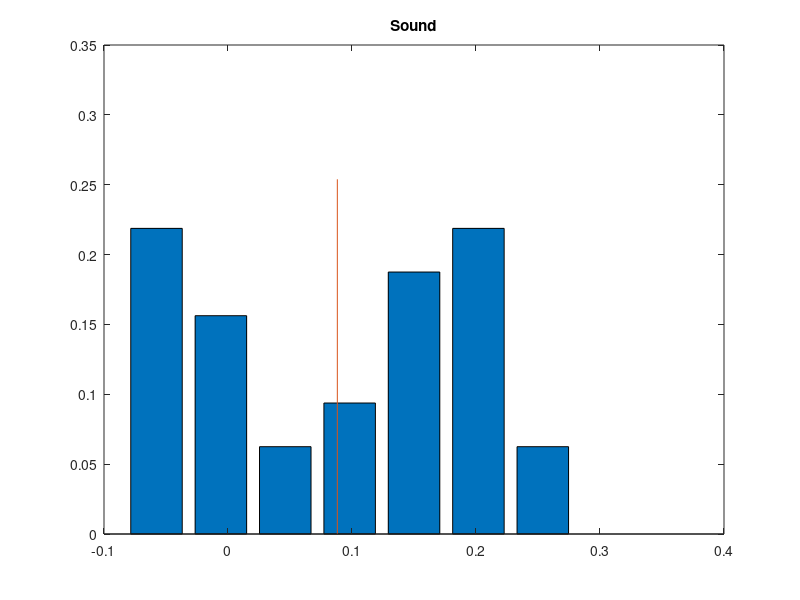
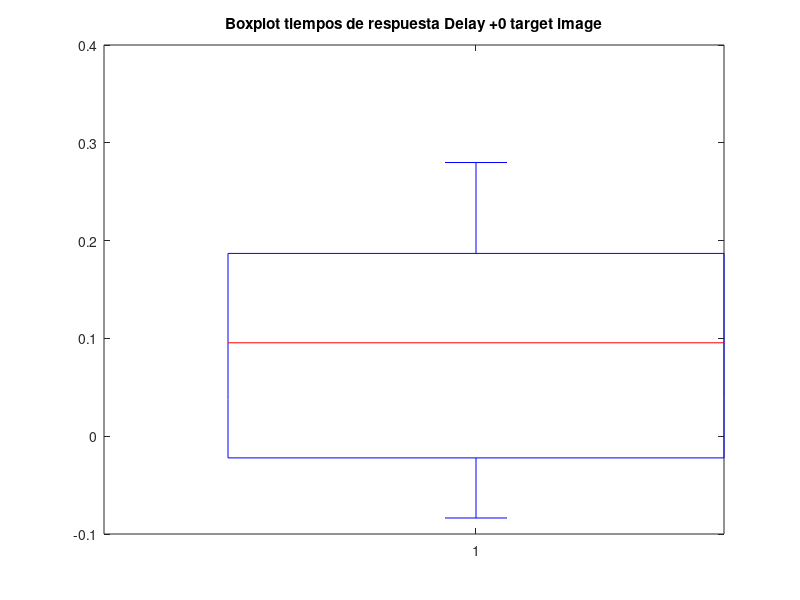
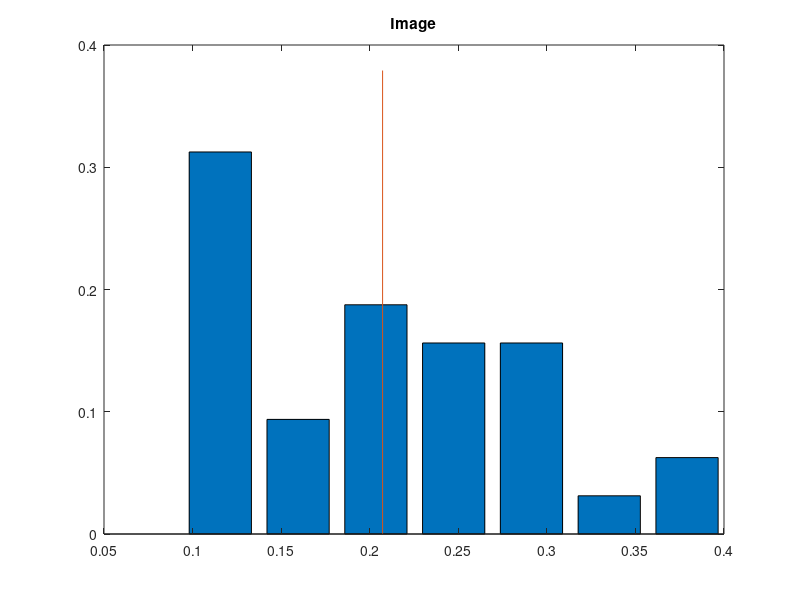
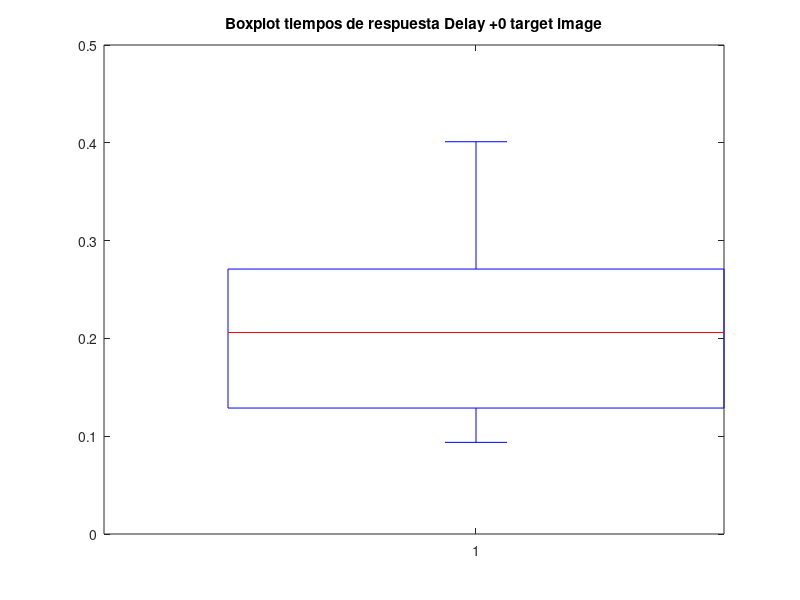

Here is the MATLAB script that generated these plots, in order: (Note: this script raises an error after producing the figures.)
format long g;

%% Leer CSV a variables aux
i = 0;
sujeto = [];
tiempo = [];
practica = [];
delay = [];
img = [];
snd = [];
target = [];
total_trials = [];
target_time = cell(1,1);
time_firstPress = cell(1,1);
time_lastPress = cell(1,1);
f = fopen('data/bloques.csv');

while 1    
    suj = fscanf(f, '%i,', [1 1]);
    if isempty(suj)
       break 
    end
    i = i + 1;
    
    sujeto(i) = suj;
    tiempo(i) = fscanf(f, '%f,', [1 1]);
    practica(i) = fscanf(f, '%i,', [1 1]);
    delay(i) = fscanf(f, '%f,', [1 1]);
    img(i) = fscanf(f, '%i,', [1 1]);
    snd(i) = fscanf(f, '%i,', [1 1]);
    target(i) = fscanf(f, '%i,', [1 1]);
    total_trials(i) = fscanf(f, '%i,', [1 1]);
    target_time{i} = fscanf(f, '%f:', [1 total_trials(i)]);
    fscanf(f, ',');
    time_firstPress{i} = fscanf(f, '%f:', [1 total_trials(i)]);
    fscanf(f, ',');
    time_lastPress{i} = fscanf(f, '%f:', [1 total_trials(i)]);
    fscanf(f, ',');
    fscanf(f, '\n');
end
fclose(f);


%% Meter cada trial en el struct Trials sin procesarlos
num_bloques = i;
j = 1;
s = 0;
Trials = [];
for b = 1 : num_bloques
   if s ~= sujeto(b)
       bloque_del_sujeto = 1;
       s = sujeto(b);
   else
       bloque_del_sujeto = bloque_del_sujeto + 1;
   end
   
   for k = 1 : total_trials(b)
       Trials(j).Sujeto = sujeto(b);
       Trials(j).Tiempo = tiempo(b);
       Trials(j).EsDePractica = practica(b);
       Trials(j).Delay = delay(b);
       Trials(j).HayImagen = img(b);
       Trials(j).HaySonido = snd(b);
       Trials(j).SeguirImagen = target(b);
       Trials(j).NumBloque = bloque_del_sujeto;
       Trials(j).NumBloqueOriginal = b;
       Trials(j).NumTrial = k;       
       Trials(j).TiempoObjetivo = target_time{b}(k);
       Trials(j).PrimerTap = time_firstPress{b}(k);
       Trials(j).Asincronia = Trials(j).PrimerTap - Trials(j).TiempoObjetivo;
       Trials(j).UltimoTap = time_lastPress{b}(k);
        
       j = j + 1;    
   end
end

num_trials = j-1;



clear sujeto tiempo practica delay img snd target bloque_del_sujeto total_trials target_time time_firstPress time_lastPress f b i j k s num_bloques suj

%% arreglar los taps que cayeron en el bloque siguiente por error
for t = 1 : (num_trials - 1)

  a = t;
  b = t+1;

  if Trials(a).NumBloqueOriginal ~= Trials(b).NumBloqueOriginal
    continue
  end
  
  if Trials(a).PrimerTap ~= -1
    continue
  end
  
  if (Trials(b).Asincronia >= -1)
    continue
  end
  
  %% a y b son del mismo bloque, a no tiene ningun tap y b esta apuradisimo
  %% muevo el primer tap de b como primer tap de a, y el ultimo de b como primero de b
  
  nuevo_a = Trials(b).PrimerTap;
  
  b_unico_tap = (Trials(b).PrimerTap == Trials(b).UltimoTap);
  
  if b_unico_tap
    nuevo_b = -1;
  else
    nuevo_b = Trials(b).UltimoTap;
  end
  
  Trials(a).PrimerTap = nuevo_a;
  Trials(a).UltimoTap = nuevo_a;
  
  Trials(b).PrimerTap = nuevo_b;
  Trials(b).UltimoTap = nuevo_b;
  
  %% recalculo asincronias
  Trials(a).Asincronia = Trials(a).PrimerTap - Trials(a).TiempoObjetivo;
  Trials(b).Asincronia = Trials(b).PrimerTap - Trials(b).TiempoObjetivo;
end


%% calcular muestras (promedio de cada bloque)
Muestras = [];
t = 1;
m = 1;
k = 0;
asincs_bloque = [];

asinc = 0;
unbo = Trials(1).NumBloqueOriginal;
while t <= (num_trials + 1)

    if t == (num_trials + 1) || unbo ~= Trials(t).NumBloqueOriginal

        if k ~=0 
            
            Muestras(m).StdBloque = std(asincs_bloque);
            Muestras(m).AsinMedia = asinc / k;
            Muestras(m).Sujeto = Trials(t-1).Sujeto;
            Muestras(m).EsDePractica = Trials(t-1).EsDePractica;
            Muestras(m).Delay = Trials(t-1).Delay;
            Muestras(m).HayImagen = Trials(t-1).HayImagen;
            Muestras(m).HaySonido = Trials(t-1).HaySonido;
            Muestras(m).SeguirImagen = Trials(t-1).SeguirImagen;
            Muestras(m).Accuracy = 1 - (ignorados/(k+ignorados));
            Muestras(m).t = tiempos;
            
            Muestras(m).Tiempo = Trials(t-1).Tiempo;
            Muestras(m).TiempoObjetivo = Trials(t-1).TiempoObjetivo;
            Muestras(m).NumBloqueOriginal = Trials(t-1).NumBloqueOriginal;
            m = m + 1;
        end
        
        asincs_bloque = [];
        k = 0;
        asinc = 0;
        if (t == (num_trials + 1))
        	break
        end
    end
    
    ignorados = 0;
    % ignorar cuando no apreto nada
    if Trials(t).PrimerTap == -1
        ignorados = ignorados + 1;
    end
    
    % ignorar casos donde pega la vuelta (igual estan re afuera de la ventana)
    if abs(Trials(t).Asincronia) > 0.5
        ignorados = ignorados + 1;
    end
    
    
    if ignorados == 0
        asinc = asinc + Trials(t).Asincronia;
        asincs_bloque = [asincs_bloque, Trials(t).Asincronia];
        k = k + 1;
        tiempos(k) = Trials(t).Asincronia;
    end
        
    unbo = Trials(t).NumBloqueOriginal;
    t = t + 1;
end
%% RECONSTRUYENDO LOS SIGNOS DEL DELAY

ds = [0.1, 0.3, 0.4];

corte = [];
es_negativo = [];
es_positivo = [];
es_practica = [];

for segu = 1:2
    for iid = 1:3
        eee = [Muestras( ...
                [Muestras.EsDePractica] == 0 & ...
                [Muestras.Delay] == ds(iid) & ...
                [Muestras.SeguirImagen] == (segu-1) & ...
                [Muestras.HayImagen] == 1 & ...
                [Muestras.HaySonido] == 1)];
            
        jose = [];
        for e = 1: numel(eee)
            jose(e) = [0.5 - (eee(e).Tiempo - eee(e).TiempoObjetivo)];
        end

        m = mean(jose);
        d = ds(iid);
        s = (segu-1);
        %disp([m, d, s]);
        corte(iid, segu) = m;
        
        for i = 1:numel(Muestras)
            es_practica(Muestras(i).NumBloqueOriginal) = Muestras(i).EsDePractica;
            
            if Muestras(i).Delay == ds(iid) && Muestras(i).SeguirImagen == (segu-1)
                delay_es_negativo = ( ...
                    (Muestras(i).EsDePractica == 0) & ...
                    (Muestras(i).Delay == ds(iid)) & ...
                    (Muestras(i).SeguirImagen == (segu-1)) & ...
                    (Muestras(i).HayImagen == 1) & ...
                    (Muestras(i).HaySonido == 1) & ...
                    ((0.5 - (Muestras(i).Tiempo - Muestras(i).TiempoObjetivo) > corte(iid, segu)) ~= Muestras(i).SeguirImagen) ...
                );

                delay_es_positivo = ( ...
                    (Muestras(i).EsDePractica == 0) & ...
                    (Muestras(i).Delay == ds(iid)) & ...
                    (Muestras(i).SeguirImagen == (segu-1)) & ...
                    (Muestras(i).HayImagen == 1) & ...
                    (Muestras(i).HaySonido == 1) & ...
                    ((0.5 - (Muestras(i).Tiempo - Muestras(i).TiempoObjetivo) > corte(iid, segu)) == Muestras(i).SeguirImagen) ...
                );

                es_negativo(Muestras(i).NumBloqueOriginal) = delay_es_negativo;
                es_positivo(Muestras(i).NumBloqueOriginal) = delay_es_positivo;
            end
        end
    end
end


% arreglar
for i = 1:numel(Muestras)
    b = Muestras(i).NumBloqueOriginal;
    
    if es_negativo(b)
        Muestras(i).Delay = -1 * abs(Muestras(i).Delay);
    end
end



%% cuentitas cuentitas
mi=1;
ms=1;
mc0=1;
mc1=1;
mc2=1;
mc3=1;
mc4=1;
mc5=1;
mc6=1;
mc7=1;
mc8=1;
mc9=1;
mc10=1;
mc11=1;
mc12=1;
mc13=1;
deltas = cell(1,1);
deltas_img = [];
deltas_snd = [];
deltas_combinados_0 = [];
m_accuracy = cell(1,1);
tiempos = []


sujs = unique([Muestras.Sujeto]);
for s = 1:numel(sujs)
    suj = sujs(s);
    
    %bloques de sonido y su accuracy
    delta_snd = [Muestras( ...
        [Muestras.Sujeto] == suj & ...
        [Muestras.EsDePractica] == 0 & ...
        [Muestras.HayImagen] == 0 & ...
        [Muestras.HaySonido] == 1 ...
    ).AsinMedia];
    
   
    accuracy = [Muestras( ...
        [Muestras.Sujeto] == suj & ...
        [Muestras.EsDePractica] == 0 & ...
        [Muestras.HayImagen] == 0 & ...
        [Muestras.HaySonido] == 1 ...
    ).Accuracy];
    
    if numel(delta_snd) > 0
        deltas{1}(ms) = delta_snd(1);
        m_accuracy{1}(ms) = accuracy;
        ms = ms + 1;
    end
    
    %bloques de imagen y su accuracy
    delta_img = [Muestras( ...
        [Muestras.Sujeto] == suj & ...
        [Muestras.EsDePractica] == 0 & ...
        [Muestras.HayImagen] == 1 & ...
        [Muestras.HaySonido] == 0 ...
    ).AsinMedia];

    accuracy = [Muestras( ...
        [Muestras.Sujeto] == suj & ...
        [Muestras.EsDePractica] == 0 & ...
        [Muestras.HayImagen] == 1 & ...
        [Muestras.HaySonido] == 0 ...
    ).Accuracy];


    if numel(delta_img) > 0
        deltas{2}(mi) = delta_img(1);
        m_accuracy{2}(mi) = accuracy;
        mi = mi + 1;
    end
    
    %bloques combinados +0 y su accuracy
     delta_c0 = [Muestras( ...
        [Muestras.Sujeto] == suj & ...
        [Muestras.EsDePractica] == 0 & ...
        [Muestras.HayImagen] == 1 & ...
        [Muestras.HaySonido] == 1 & ...
        [Muestras.Delay] == 0 & ...
        [Muestras.SeguirImagen] == 0 ... 
    ).AsinMedia];

    accuracy = [Muestras( ...
        [Muestras.Sujeto] == suj & ...
        [Muestras.EsDePractica] == 0 & ...
        [Muestras.HayImagen] == 1 & ...
        [Muestras.HaySonido] == 1 & ...
        [Muestras.Delay] == 0 & ...
        [Muestras.SeguirImagen] == 0 ... 
    ).Accuracy];

    if numel(delta_c0) > 0
        deltas{3}(mc0) = delta_c0(1);
        m_accuracy{3}(mc0) = accuracy(1);
        mc0 = mc0 + 1;
    end
    
     %bloques combinados +0.1 y su accuracy(seguir Imagen)
     delta_c0 = [Muestras( ...
        [Muestras.Sujeto] == suj & ...
        [Muestras.EsDePractica] == 0 & ...
        [Muestras.HayImagen] == 1 & ...
        [Muestras.HaySonido] == 1 & ...
        [Muestras.Delay] == 0.1 & ...
        [Muestras.SeguirImagen] == 1 ...
    ).AsinMedia];

    accuracy = [Muestras( ...
        [Muestras.Sujeto] == suj & ...
        [Muestras.EsDePractica] == 0 & ...
        [Muestras.HayImagen] == 1 & ...
        [Muestras.HaySonido] == 1 & ...
        [Muestras.Delay] == 0.1 & ...
        [Muestras.SeguirImagen] == 1 ...
    ).Accuracy];


    if numel(delta_c0) > 0
        deltas{4}(mc1) = delta_c0(1);
        m_accuracy{4}(mc1) = accuracy(1);
        mc1 = mc1 + 1;
    end
    
     %bloques combinados +0.3 y su accuracy(seguir imagen)
     delta_c0 = [Muestras( ...
        [Muestras.Sujeto] == suj & ...
        [Muestras.EsDePractica] == 0 & ...
        [Muestras.HayImagen] == 1 & ...
        [Muestras.HaySonido] == 1 & ...
        [Muestras.Delay] == 0.3 & ...
        [Muestras.SeguirImagen] == 1 ...
    ).AsinMedia];

    accuracy = [Muestras( ...
        [Muestras.Sujeto] == suj & ...
        [Muestras.EsDePractica] == 0 & ...
        [Muestras.HayImagen] == 1 & ...
        [Muestras.HaySonido] == 1 & ...
        [Muestras.Delay] == 0.3 & ... 
        [Muestras.SeguirImagen] == 1 ...
    ).Accuracy];


    if numel(delta_c0) > 0
        deltas{5}(mc2) = delta_c0(1);
        m_accuracy{5}(mc2) = accuracy(1);
        mc2 = mc2 + 1;
    end
    
     %bloques combinados +0.4 y su accuracy(seguir imagen)
     delta_c0 = [Muestras( ...
        [Muestras.Sujeto] == suj & ...
        [Muestras.EsDePractica] == 0 & ...
        [Muestras.HayImagen] == 1 & ...
        [Muestras.HaySonido] == 1 & ...
        [Muestras.Delay] == 0.4 & ...
        [Muestras.SeguirImagen] == 1 ...
    ).AsinMedia];

    accuracy = [Muestras( ...
        [Muestras.Sujeto] == suj & ...
        [Muestras.EsDePractica] == 0 & ...
        [Muestras.HayImagen] == 1 & ...
        [Muestras.HaySonido] == 1 & ...
        [Muestras.Delay] == 0.4 & ...
        [Muestras.SeguirImagen] == 1 ...
    ).Accuracy];


    if numel(delta_c0) > 0
        deltas{6}(mc3) = delta_c0(1);
        m_accuracy{6}(mc3) = accuracy(1);
        mc3 = mc3 + 1
    end
    
    
     %bloques combinados +0.4 y su accuracy(seguir sonido)
     delta_c0 = [Muestras( ...
        [Muestras.Sujeto] == suj & ...
        [Muestras.EsDePractica] == 0 & ...
        [Muestras.HayImagen] == 1 & ...
        [Muestras.HaySonido] == 1 & ...
        [Muestras.Delay] == 0.4 & ...
        [Muestras.SeguirImagen] == 0 ...
    ).AsinMedia];

    accuracy = [Muestras( ...
        [Muestras.Sujeto] == suj & ...
        [Muestras.EsDePractica] == 0 & ...
        [Muestras.HayImagen] == 1 & ...
        [Muestras.HaySonido] == 1 & ...
        [Muestras.Delay] == 0.4 & ...
        [Muestras.SeguirImagen] == 0 ...
    ).Accuracy];


    if numel(delta_c0) > 0
        deltas{7}(mc4) = delta_c0(1);
        m_accuracy{7}(mc4) = accuracy(1);
        mc4 = mc4 + 1;
    end
    
    
    
     %bloques combinados +0.3 y su accuracy(seguir sonido)
     delta_c0 = [Muestras( ...
        [Muestras.Sujeto] == suj & ...
        [Muestras.EsDePractica] == 0 & ...
        [Muestras.HayImagen] == 1 & ...
        [Muestras.HaySonido] == 1 & ...
        [Muestras.Delay] == 0.3 & ...
        [Muestras.SeguirImagen] == 0 ...
    ).AsinMedia];

    accuracy = [Muestras( ...
        [Muestras.Sujeto] == suj & ...
        [Muestras.EsDePractica] == 0 & ...
        [Muestras.HayImagen] == 1 & ...
        [Muestras.HaySonido] == 1 & ...
        [Muestras.Delay] == 0.3 & ...
        [Muestras.SeguirImagen] == 0 ...
    ).Accuracy];


    if numel(delta_c0) > 0
        deltas{8}(mc5) = delta_c0(1);
        m_accuracy{8}(mc5) = accuracy(1);
        mc5 = mc5 + 1;
    end
    
    
    
     %bloques combinados +0.1 y su accuracy(seguir sonido)
     delta_c0 = [Muestras( ...
        [Muestras.Sujeto] == suj & ...
        [Muestras.EsDePractica] == 0 & ...
        [Muestras.HayImagen] == 1 & ...
        [Muestras.HaySonido] == 1 & ...
        [Muestras.Delay] == 0.1 & ...
        [Muestras.SeguirImagen] == 0 ...
    ).AsinMedia];

    accuracy = [Muestras( ...
        [Muestras.Sujeto] == suj & ...
        [Muestras.EsDePractica] == 0 & ...
        [Muestras.HayImagen] == 1 & ...
        [Muestras.HaySonido] == 1 & ...
        [Muestras.Delay] == 0.1 & ...
        [Muestras.SeguirImagen] == 0 ...
    ).Accuracy];


    if numel(delta_c0) > 0
        deltas{9}(mc6) = delta_c0(1);
        m_accuracy{9}(mc6) = accuracy(1);
        mc6 = mc6 + 1;
    end
    
      %bloques combinados +0 y su accuracy(seguir imagen)
     delta_c0 = [Muestras( ...
        [Muestras.Sujeto] == suj & ...
        [Muestras.EsDePractica] == 0 & ...
        [Muestras.HayImagen] == 1 & ...
        [Muestras.HaySonido] == 1 & ...
        [Muestras.Delay] == 0 & ...
        [Muestras.SeguirImagen] == 1 ...
    ).AsinMedia];

    accuracy = [Muestras( ...
        [Muestras.Sujeto] == suj & ...
        [Muestras.EsDePractica] == 0 & ...
        [Muestras.HayImagen] == 1 & ...
        [Muestras.HaySonido] == 1 & ...
        [Muestras.Delay] == 0 & ...
        [Muestras.SeguirImagen] == 1 ...
    ).Accuracy];


    if numel(delta_c0) > 0
        deltas{10}(mc7) = delta_c0(1);
        m_accuracy{10}(mc7) = accuracy(1);
        mc7 = mc7 + 1;
    end
    
    
%     CAMBIAR INDICES!    
    %bloques combinados -0.4 y su accuracy(seguir imagen)
     delta_c0 = [Muestras( ...
        [Muestras.Sujeto] == suj & ...
        [Muestras.EsDePractica] == 0 & ...
        [Muestras.HayImagen] == 1 & ...
        [Muestras.HaySonido] == 1 & ...
        [Muestras.SeguirImagen] == 1 & ...
        [Muestras.Delay] == -0.4   ...
       ).AsinMedia];

    accuracy = [Muestras( ...
        [Muestras.Sujeto] == suj & ...
        [Muestras.EsDePractica] == 0 & ...
        [Muestras.HayImagen] == 1 & ...
        [Muestras.HaySonido] == 1 & ...
        [Muestras.SeguirImagen] == 1 & ...
        [Muestras.Delay] == -0.4 ...
    ).Accuracy];


    if numel(delta_c0) > 0
        
        deltas{11}(mc8) = delta_c0(1);
        m_accuracy{11}(mc8) = accuracy(1);
        mc8 = mc8 + 1;
    end
    
    %bloques combinados -0.4 y su accuracy(seguir sonido)
     delta_c0 = [Muestras( ...
        [Muestras.Sujeto] == suj & ...
        [Muestras.EsDePractica] == 0 & ...
        [Muestras.HayImagen] == 1 & ...
        [Muestras.HaySonido] == 1 & ...
        [Muestras.SeguirImagen] == 0 & ...
        [Muestras.Delay] == -0.4   ...
    ).AsinMedia];

    accuracy = [Muestras( ...
        [Muestras.Sujeto] == suj & ...
        [Muestras.EsDePractica] == 0 & ...
        [Muestras.HayImagen] == 1 & ...
        [Muestras.HaySonido] == 1 & ...
        [Muestras.SeguirImagen] == 0 & ...
        [Muestras.Delay] == -0.4 ...
    ).Accuracy];


    if numel(delta_c0) > 0
        deltas{12}(mc9) = delta_c0(1);
        m_accuracy{12}(mc9) = accuracy(1);
        mc9 = mc9 + 1;
    end
    
    %bloques combinados -0.3 y su accuracy(seguir imagen)
     delta_c0 = [Muestras( ...
        [Muestras.Sujeto] == suj & ...
        [Muestras.EsDePractica] == 0 & ...
        [Muestras.HayImagen] == 1 & ...
        [Muestras.HaySonido] == 1 & ...
        [Muestras.SeguirImagen] == 1 & ...
        [Muestras.Delay] == -0.3   ...
    ).AsinMedia];

    accuracy = [Muestras( ...
        [Muestras.Sujeto] == suj & ...
        [Muestras.EsDePractica] == 0 & ...
        [Muestras.HayImagen] == 1 & ...
        [Muestras.HaySonido] == 1 & ...
        [Muestras.SeguirImagen] == 1 & ...
        [Muestras.Delay] == -0.3 ...
    ).Accuracy];


    if numel(delta_c0) > 0
       
        deltas{13}(mc10) = delta_c0(1);
        m_accuracy{13}(mc10) = accuracy(1);
        mc10 = mc10 + 1;
    end
    
     %bloques combinados -0.3 y su accuracy(seguir sonido)
     delta_c0 = [Muestras( ...
        [Muestras.Sujeto] == suj & ...
        [Muestras.EsDePractica] == 0 & ...
        [Muestras.HayImagen] == 1 & ...
        [Muestras.HaySonido] == 1 & ...
        [Muestras.SeguirImagen] == 0 & ...
        [Muestras.Delay] == -0.3   ...
    ).AsinMedia];

    accuracy = [Muestras( ...
        [Muestras.Sujeto] == suj & ...
        [Muestras.EsDePractica] == 0 & ...
        [Muestras.HayImagen] == 1 & ...
        [Muestras.HaySonido] == 1 & ...
        [Muestras.SeguirImagen] == 0 & ...
        [Muestras.Delay] == -0.3 ...
    ).Accuracy];


    if numel(delta_c0) > 0
      
        deltas{14}(mc11) = delta_c0(1);
        m_accuracy{14}(mc11) = accuracy(1);
        mc11 = mc11 + 1;
    end
    
     %bloques combinados -0.1 y su accuracy(seguir imagen)
     delta_c0 = [Muestras( ...
        [Muestras.Sujeto] == suj & ...
        [Muestras.EsDePractica] == 0 & ...
        [Muestras.HayImagen] == 1 & ...
        [Muestras.HaySonido] == 1 & ...
        [Muestras.SeguirImagen] == 1 & ...
        [Muestras.Delay] == -0.1  ...
    ).AsinMedia];

    accuracy = [Muestras( ...
        [Muestras.Sujeto] == suj & ...
        [Muestras.EsDePractica] == 0 & ...
        [Muestras.HayImagen] == 1 & ...
        [Muestras.HaySonido] == 1 & ...
        [Muestras.SeguirImagen] == 1 & ...
        [Muestras.Delay] == -0.1 ...
    ).Accuracy];


    if numel(delta_c0) > 0
      
        deltas{15}(mc12) = delta_c0(1);
        m_accuracy{15}(mc12) = accuracy(1);
        mc12 = mc12 + 1;
    end
    
     %bloques combinados -0.1 y su accuracy(seguir sonido)
     delta_c0 = [Muestras( ...
        [Muestras.Sujeto] == suj & ...
        [Muestras.EsDePractica] == 0 & ...
        [Muestras.HayImagen] == 1 & ...
        [Muestras.HaySonido] == 1 & ...
        [Muestras.SeguirImagen] == 0 & ...
        [Muestras.Delay] == -0.1  ...
    ).AsinMedia];

    accuracy = [Muestras( ...
        [Muestras.Sujeto] == suj & ...
        [Muestras.EsDePractica] == 0 & ...
        [Muestras.HayImagen] == 1 & ...
        [Muestras.HaySonido] == 1 & ...
        [Muestras.SeguirImagen] == 0 & ...
        [Muestras.Delay] == -0.1 ...
    ).Accuracy];


    if numel(delta_c0) > 0
       
        deltas{16}(mc13) = delta_c0(1);
        m_accuracy{16}(mc13) = accuracy(1);
        mc13 = mc13 + 1;
    end
    
    if ~isempty(deltas) 
        % figure;
        % plot(deltas,'r*');
        % plot(deltas);
        % title(['Sujeto ', num2str(suj)]);
    end
end
%%%%%%%%%%%%%%%%%%%%%%%%%%%%%%%%%%%%%%%%%%%%%%%%%%%%%%%%%%%%%%%%%%%
%Analisis de datos
%%%%%%%%%%%%%%%%%%%%%%%%%%%%%%%%%%%%%%%%%%%%%%%%%%%%%%%%%%%%%%%%%%%

tit = cell(1,1);
tit{1} = 'Sound';
tit{2} = 'Image';
tit{3} = 'AV(target sound)';
tit{4} = 'AV(target image) +0.1';
tit{5} = 'AV(target image) +0.3';
tit{6} = 'AV(target image) +0.4';
tit{7} = 'AV(target sound) -0.4';
tit{8} = 'AV(target sound) -0.3';
tit{9} = 'AV(target sound) -0.1';
tit{10} = 'AV(target image)';
tit{11} = 'AV(target image) -0.4';
tit{12} = 'AV(target sound) +0.4';
tit{13} = 'AV(target image) -0.3';
tit{14} = 'AV(target sound) +0.3';
tit{15} = 'AV(target image) -0.1';  
tit{16} = 'AV(target sound) +0.1';


for i=1:16
    disp(tit{i})
    %Distribucion de las muestras(histograma normalizado)

    [f,x] = hist(deltas{i},7);
    figure;
    bar(x,f/sum(f))
    hold on;
    line([mean(deltas{i}) mean(deltas{i})], [0  max(x)])
    hold off
    title(tit{i})
    
    %One-sample Kolmogorov-Smirnov test, para ver normalidad en la muestra
    disp('Kolmogorov normality test')
    t = kstest(deltas{i})

    %Boxplot
    figure;
    boxplot(deltas{i})
    title('Boxplot tiempos de respuesta Delay +0 target image')

    %Medidas de centralidad
    disp('prom')
    mean(deltas{i})
    disp('mediana')
    median(deltas{i})

    %Medidas de dispersion, estabilidad de la sincronia
    disp('varianza')
    var(deltas{i})

    %Medidas de precision en la tarea
    disp('accuracy')
    mean(m_accuracy{i})

end


%Inspeccion de la evolucion de los sujetos
% tiempos = cell(1,1);
% for s = 1:numel(sujs)
%     suj = sujs(s);
%     i = 1;
%     t =  [Muestras( ...
%         [Muestras.Sujeto] == suj & ...
%         [Muestras.EsDePractica] == 0 & ...
%         [Muestras.HayImagen] == 1 & ...
%         [Muestras.HaySonido] == 1 & ...
%         [Muestras.Delay] == 0 & ...
%         [Muestras.SeguirImagen] == 0 ... 
%     ).t];
% figure;
%     h=plot(t,'bo-');
%     title('Trials target sound delay +0');
%     set(h,'linewidth',2);
%    
% end
% 
% tiempos = cell(1,1);
% for s = 1:numel(sujs)
%     suj = sujs(s);
%     i = 1;
%     t =  [Muestras( ...
%         [Muestras.Sujeto] == suj & ...
%         [Muestras.EsDePractica] == 0 & ...
%         [Muestras.HayImagen] == 1 & ...
%         [Muestras.HaySonido] == 1 & ...
%         [Muestras.Delay] == 0 & ...
%         [Muestras.SeguirImagen] == 1 ... 
%     ).t];
% figure;
%     h=plot(t,'go-');
%     title('Trials target image delay +0');
%     set(h,'linewidth',2);
%    
% end


%%%%%%%%%%%%%%%%%%%%%%%%%%%%%%%%%%%%%%%%%%%%%%%%%%%%%%%%%%%%%%%%%%%
%Comparacion de los resultados:
%%%%%%%%%%%%%%%%%%%%%%%%%%%%%%%%%%%%%%%%%%%%%%%%%%%%%%%%%%%%%%%%%%%

disp('imagen vs sonido')
[p,h] = ranksum(deltas{1},deltas{2})

delta_h0 =  abs(mean(deltas{1}) - mean(deltas{2}))
y = Permutation_Test(10000,deltas{1},deltas{2},delta_h0)


disp('imagen vs delay+0 target sound')
[p,h] = ranksum(deltas{3},deltas{2})

delta_h0 = abs(mean(deltas{3}) - mean(deltas{2}))
y = Permutation_Test(10000,deltas{3},deltas{2},delta_h0)

disp('delay+0 target sound vs sonido')
[p,h] = ranksum(deltas{3},deltas{1})

delta_h0 = abs(mean(deltas{3}) - mean(deltas{1}))
y = Permutation_Test(10000,deltas{3},deltas{1},delta_h0)

disp('delay0 target img vs sonido')
[p,h] = ranksum(deltas{10},deltas{1})

delta_h0 = abs(mean(deltas{10}) - mean(deltas{1}))
y = Permutation_Test(10000,deltas{10},deltas{1},delta_h0)

disp('delay0 target img  vs sonido')
[p,h] = ranksum(deltas{10},deltas{2})

delta_h0 = abs(mean(deltas{10}) - mean(deltas{2}))
y = Permutation_Test(10000,deltas{10},deltas{2},delta_h0)

disp('delay0(img) vs delay0(snd)')
[p,h] = ranksum(deltas{10},deltas{3})

delta_h0 = abs(mean(deltas{10}) - mean(deltas{3}))
y = Permutation_Test(10000,deltas{10},deltas{3},delta_h0)

disp('+0.1 +0.3 +0.4 target image')
x = [deltas{4};deltas{5};deltas{6}]
p = kruskalwallis(transpose(x))

disp('-0.1 -0.3 -0.4 target image')
x = [deltas{15};deltas{13};deltas{11}]
p = kruskalwallis(transpose(x))

disp('-0.1 -0.3 -0.4 target sound')
x = [deltas{9};deltas{8};deltas{7}]
p = kruskalwallis(transpose(x))


disp('+0.1 +0.3 +0.4 target sound')
x = [deltas{16};deltas{14};deltas{12}]
p = kruskalwallis(transpose(x))


disp('+0.1 target image vs +0.1 target sound')
[p,h] = ranksum(deltas{4},deltas{16})

delta_h0 = abs(mean(deltas{4}) - mean(deltas{16}))
y = Permutation_Test(10000,deltas{4},deltas{16},delta_h0)


disp('+0.3 target image vs +0.3 target sound')
[p,h] = ranksum(deltas{5},deltas{16})

delta_h0 = abs(mean(deltas{5}) - mean(deltas{14}))
y = Permutation_Test(10000,deltas{5},deltas{14},delta_h0)


disp('+0.4 target image vs +0.4 target sound')
[p,h] = ranksum(deltas{6},deltas{12})

delta_h0 = abs(mean(deltas{6}) - mean(deltas{12}))
y = Permutation_Test(10000,deltas{6},deltas{12},delta_h0)


%Comparacion de las medias de solo sonido, solo imagen, y sincronia
figure;
y = [mean(deltas{1});mean(deltas{2});mean(deltas{3});mean(deltas{10})];
labels = {'A';'V';'AV(snd)';'AV(img)'}
bar_h=bar(y,0.5)
set(gca,'xticklabel',labels)
bar_child=get(bar_h,'Children');
set(bar_child,'CData',y);
title('Comparacion de las medias de solo sonido, solo imagen, y sincronia')


figure;
v =  [std(deltas{1});std(deltas{2});std(deltas{3});std(deltas{10})]
labels = {'A';'V';'AV(snd)';'AV(img)'}
bar_h = bar(v,0.5)
set(gca,'xticklabel',labels)
bar_child=get(bar_h,'Children');
set(bar_child,'CData',v);
title('Comparacion de los std de solo sonido, solo imagen, y sincronia')




%Comparacion de las medias de target image
figure;
y = [mean(deltas{4});mean(deltas{5});mean(deltas{6});mean(deltas{15});mean(deltas{13});mean(deltas{11});mean(deltas{1});mean(deltas{2})];
labels = {'+0.1';'+0.3';'+0.4';'-0.1';'-0.3';'-0.4';'SND';'IMG'}
bar_h=bar(y,0.5)
title('Comparacion medias asincronia target image')
set(gca,'xticklabel',labels)
bar_child=get(bar_h,'Children');
set(bar_child,'CData',y);

figure;
v =  [std(deltas{4});std(deltas{5});std(deltas{6});std(deltas{15});std(deltas{13});std(deltas{11})]
labels = {'+0.1';'+0.3';'+0.4';'-0.1';'-0.3';'-0.4'}
bar_h = bar(v,0.5)
set(gca,'xticklabel',labels)
bar_child=get(bar_h,'Children');
set(bar_child,'CData',v);
title('Comparacion de std de asincronia target image')


%Comparacion de las medias de target sound
figure;
y = [mean(deltas{9});mean(deltas{8});mean(deltas{7});mean(deltas{16});mean(deltas{14});mean(deltas{12});mean(deltas{1});mean(deltas{2})];
labels = {'-0.1';'-0.3';'-0.4';'+0.1';'+0.3';'+0.4';'SND';'IMG'}
bar_h=bar(y,0.5)
title('Comparacion medias asincronia target sound')
set(gca,'xticklabel',labels)
bar_child=get(bar_h,'Children');
set(bar_child,'CData',y);

figure;
v =  [std(deltas{9});std(deltas{8});std(deltas{7});std(deltas{16});std(deltas{14});std(deltas{12})]
labels = {'-0.1';'-0.3';'-0.4';'+0.1';'+0.3';'+0.4'}
bar_h = bar(v,0.5)
set(gca,'xticklabel',labels)
bar_child=get(bar_h,'Children');
set(bar_child,'CData',v);
title('Comparacion de std de asincronia target sound')

[p,h] = ranksum(deltas{15},deltas{13})
[p,h] = ranksum(deltas{13},deltas{11})





%%%% graficos 2.0 (?) con StdBloque

vsolo = [];
vsolo(1) = mean([Muestras( ...
    [Muestras.EsDePractica] == 0 & ...
    [Muestras.HayImagen] == 0 & ...
    [Muestras.HaySonido] == 1 ...
).StdBloque]);
vsolo(2) = mean([Muestras( ...
    [Muestras.EsDePractica] == 0 & ...
    [Muestras.HayImagen] == 1 & ...
    [Muestras.HaySonido] == 0 ...
).StdBloque]);


queTarget={'sound', 'image'};
queTargetMini={'SND', 'IMG'};
delays = [-0.1, -0.3, -0.4, 0.1, 0.3, 0.4];
for sigueImg = 0:1
  v = [];
  for i = 1 : 6
    v(i) = mean([Muestras( ...
        [Muestras.EsDePractica] == 0 & ...
        [Muestras.HayImagen] == 1 & ...
        [Muestras.HaySonido] == 1 & ...
        [Muestras.SeguirImagen] == sigueImg & ...
        [Muestras.Delay] == delays(i) ...
    ).StdBloque]);
  end
  v(7) = vsolo(sigueImg+1);
  figure;
  labels = {'-0.1';'-0.3';'-0.4';'+0.1';'+0.3';'+0.4';queTargetMini(sigueImg+1)};
  bar_h = bar(v,0.5)
  set(gca,'xticklabel',labels)
  bar_child=get(bar_h,'Children');
  set(bar_child,'CData',v);
  title(['Comparacion de std de asincronia, target', queTarget(sigueImg+1) ]);

end

v = [];
v(1) = vsolo(1);
v(2) = vsolo(2);
v(3) = mean([Muestras( ...
    [Muestras.EsDePractica] == 0 & ...
    [Muestras.HayImagen] == 1 & ...
    [Muestras.HaySonido] == 1 & ...
    [Muestras.Delay] == 0.0 & ...
    [Muestras.SeguirImagen] == 0 ...
).StdBloque]);
v(4) = mean([Muestras( ...
    [Muestras.EsDePractica] == 0 & ...
    [Muestras.HayImagen] == 1 & ...
    [Muestras.HaySonido] == 1 & ...
    [Muestras.Delay] == 0.0 & ...
    [Muestras.SeguirImagen] == 1 ...
).StdBloque]);

figure;
labels = {'A'; 'V'; 'AV(snd)';'AV(img)'}
bar_h = bar(v,0.5)
set(gca,'xticklabel',labels)
bar_child=get(bar_h,'Children');
set(bar_child,'CData',v);
title(['Comparacion v2 de los std de solo sonido, solo imagen y sincronia'])
